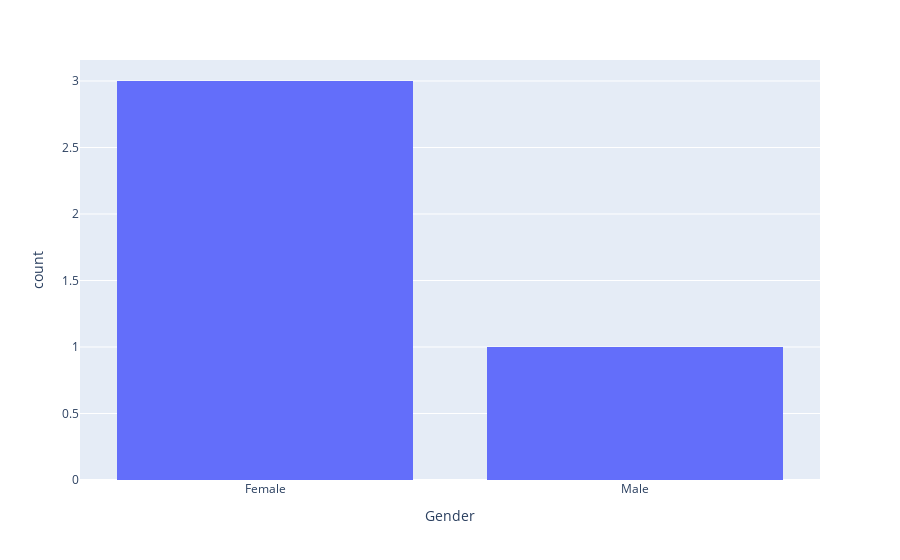

Notebook cell for this chart:
### Code cell
# Gender
fig = px.histogram(df_merged, x='Gender')
fig.show()

### Figure 1 — Plotly figure (JSON) as saved in the notebook; plotly's stock layout.template omitted (floating-point values rounded to 4 significant figures)
{"data": [{"alignmentgroup": "True", "bingroup": "x", "hovertemplate": "Gender=%{x}<br>count=%{y}<extra></extra>", "legendgroup": "", "marker": {"color": "#636efa"}, "name": "", "offsetgroup": "", "orientation": "v", "showlegend": false, "type": "histogram", "x": ["Female", "Male", "Female", "Female"], "xaxis": "x", "yaxis": "y"}], "layout": {"barmode": "relative", "legend": {"tracegroupgap": 0}, "margin": {"t": 60}, "xaxis": {"anchor": "y", "domain": [0, 1], "title": {"text": "Gender"}}, "yaxis": {"anchor": "x", "domain": [0, 1], "title": {"text": "count"}}}}
